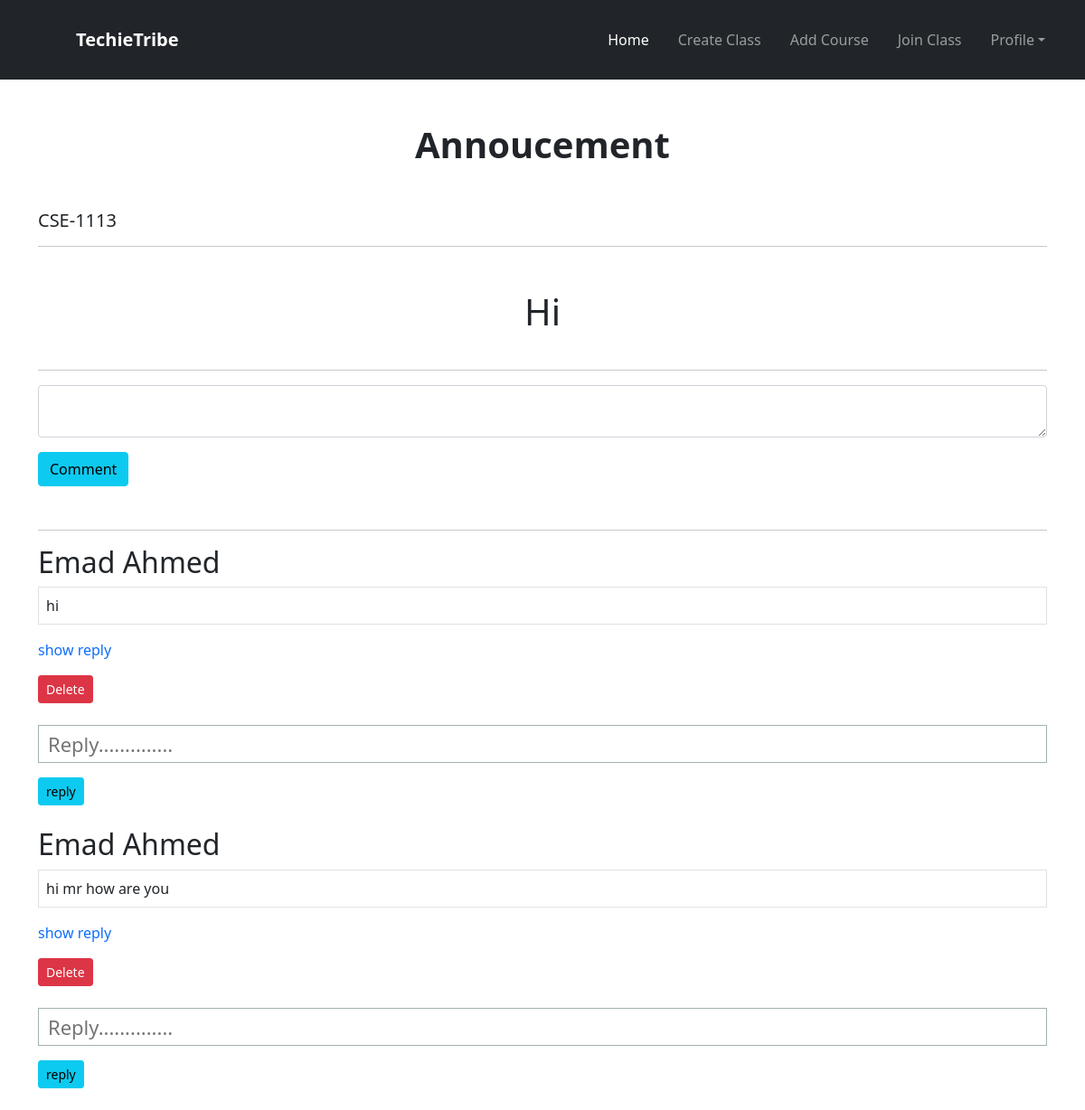
Page /teacher/annonceshow/34/ on the committed database.
### teacher/models.py (models this page shows, shortened)
class Announcement(models.Model):
    user = models.ForeignKey(User, on_delete=models.CASCADE)
    classview = models.ForeignKey(CreateClass, on_delete=models.CASCADE)
    text = models.TextField()

class CreateClass(models.Model):
    user = models.ForeignKey(User, on_delete=models.CASCADE)
    class_code_name = models.CharField(max_length=100)
    section = models.CharField(max_length=100, null=True, blank=True)
    subject_name = models.CharField(max_length=100, null=True, blank=True)
    room = models.CharField(max_length=100)
    classcode = models.CharField(max_length=100)

### student/models.py (models this page shows, shortened)
class CommentMain(models.Model):
    annoucemain = models.ForeignKey(Announcement, on_delete=models.CASCADE)
    mystu = models.ForeignKey(
        Student, on_delete=models.CASCADE, default=1, blank=True, null=True)
    myteach = models.ForeignKey(
        User, on_delete=models.CASCADE, default=1, blank=True, null=True)
    comment = models.TextField()

### mainapp/models.py (models this page shows, shortened)
class Student(models.Model):
    id_no = models.IntegerField()
    first_name = models.CharField(max_length=100)
    last_name = models.CharField(max_length=100)
    email = models.EmailField()
    password = models.CharField(max_length=100)
    cpassword = models.CharField(max_length=100)

### teacher/views.py (the view)
# urls.py: path('annonceshow/<int:id>/', AnnView.as_view(), name='annonceshow'),
class AnnView(View):
    def get(self, request, id):
        mainid = id
        if request.user:
            annoucementview = Announcement.objects.get(id=id)
            comment_view = CommentMain.objects.filter(
                annoucemain=annoucementview)[::-1]
            replycomment = ReplyComment.objects.filter(
                annoucemain__annoucemain=annoucementview)
            print(replycomment)
            return render(request, 'annview.html', {'annoucementview': annoucementview, 'comment_view': comment_view, "replycomment": replycomment, 'mainid': mainid})
        return render(request, 'annview.html', {'annoucementview': annoucementview, 'comment_view': comment_view, "replycomment": replycomment, 'mainid': mainid})

### teacher/templates/annview.html (shortened to what this page needs)
{% extends 'base_teacher.html' %} <br />
{% load static %} <br />
{% block content %}
<link rel="stylesheet" href="{% static 'css/card.css' %}" />
<link
  rel="stylesheet"
  href="https://cdnjs.cloudflare.com/ajax/libs/font-awesome/6.1.1/css/all.min.css"
/>
<div class="container">
  <h1 class="text-center mt-5 mb-5 text-dark fw-bold">Annoucement</h1>
  <h5>{{annoucementview.classview.class_code_name}}</h5>
  <hr />
  <div class="mt-5 m-auto align-center">
    <h1 class="text-dark">{{annoucementview.text}}</h1>
  </div>
  <hr />
  <div class="m-auto">
    <form action="" method="POST">
      <div class="form-floating">
        <textarea
          class="form-control text-dark"
          name="commenttext"
          placeholder="Leave a comment here"
          id="floatingTextarea"
        ></textarea>
        <label for="floatingTextarea">Comments</label>
      </div>
      <button type="submit" class="btn btn-info mt-3">Comment</button>
    </form>
  </div>
</div>
<div class="container mt -5">
  <hr class="mt-5 mb-3" />
  {% for com in comment_view %}
  <h2>{{com.mystu.first_name}} {{com.mystu.last_name}}</h2>
  <p class="border p-2">{{com.comment}}</p>
  <a href="{% url 'showreply' com.id %}" class="mb-5">show reply</a>
  <div>
    <a
      href="{% url 'deleltecomment' com.id %}"
      class="btn btn-sm btn-danger mt-3"
      >Delete</a
    >
  </div>
  <form action="{% url 'comentreply' com.id %}" method="POST" id="inputreply">
    <div class="mt-4 mb-4">
      <input
        type="text"
        class="text-dark"
        name="replytext"
        class="form-control form-control-sm"
        placeholder="Reply.............."
      />
      <button type="submit" class="btn btn-sm btn-info mt-3">reply</button>
    </div>
  </form>
  {% endfor %}
</div>
{% endblock content %}

### teacher/static/css/form.css (style rules this page uses)
*, *:before, *:after { -webkit-box-sizing: border-box; box-sizing: border-box; }
h1 { text-align: center; color: #ffffff; font-weight: 300; margin: 0 0 40px; }
label { position: absolute; -webkit-transform: translateY(6px); transform: translateY(6px); left: 13px; color: rgba(255, 255, 255, 0.5); -webkit-transition: all 0.25s ease; transition: all 0.25s ease; -webkit-backface-visibility: hidden; pointer-events: none; font-size: 22px; }
input, textarea { font-size: 22px; display: block; width: 100%; height: 100%; padding: 5px 10px; background: none; background-image: none; border: 1px solid #a0b3b0; color: #ffffff; border-radius: 0; -webkit-transition: border-color .25s ease, -webkit-box-shadow .25s ease; transition: border-color .25s ease, -webkit-box-shadow .25s ease; transition: border-color .25s ease, box-shadow .25s ease; transition: border-color .25s ease, box-shadow .25s ease, -webkit-box-shadow .25s ease; }
textarea { border: 2px solid #a0b3b0; resize: vertical; }

### teacher/static/css/card.css (style rules this page uses)
a { text-decoration: none; }

### teacher/templates/annview.html (style rules this page uses)
#inputreply { display="none"; }

### rows in the picture
Announcement: classview.class_code_name "CSE-1113", text "Hi"
CommentMain: mystu.first_name "Emad", mystu.last_name "Ahmed", comment "hi"
CommentMain: mystu.first_name "Emad", mystu.last_name "Ahmed", comment "hi mr how are you"
